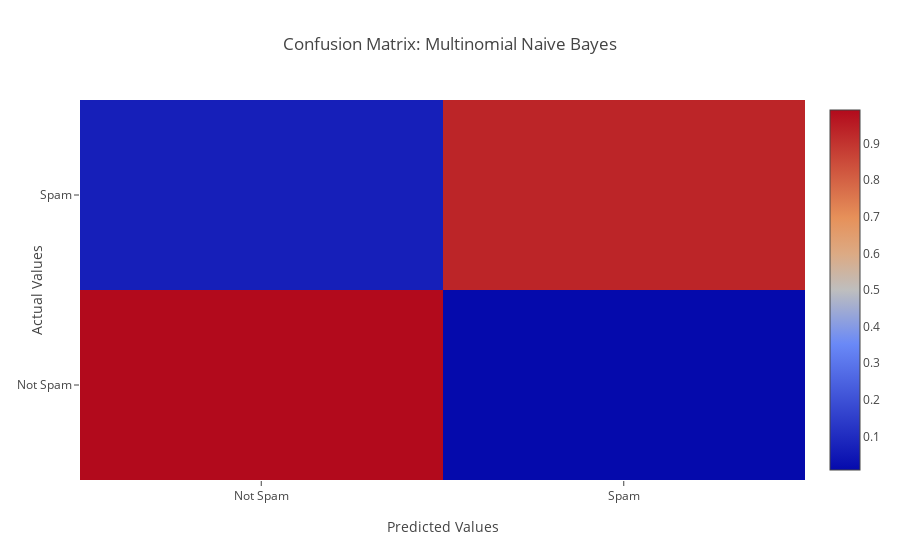

Notebook code cell kept with this figure:
### Code cell
make_confusion_matrix_plotly(y_preds_mnb,y_test,'Multinomial Naive Bayes',normalize=True)

### Figure 1 — Plotly figure (JSON) as saved in the notebook; plotly's stock layout.template omitted (floating-point values rounded to 4 significant figures)
{"data": [{"type": "heatmap", "x": ["Not Spam", "Spam"], "y": ["Not Spam", "Spam"], "z": [[0.9919, 0.00815], [0.06627, 0.9337]]}], "layout": {"margin": {"l": 80}, "title": "Confusion Matrix: Multinomial Naive Bayes", "xaxis": {"title": "Predicted Values"}, "yaxis": {"title": "Actual Values"}}}
